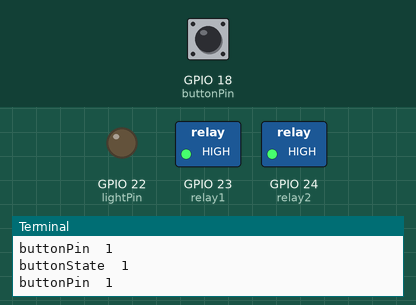
A program run on a simulated Raspberry Pi (BCM pin numbers). Parts: switched loads named in the program (green lamp = pin HIGH), output pins drawn as LEDs (lit = HIGH), the last lines printed to the terminal. The inputs (shaded band) are chosen by the test bench; at power-on: GPIO 18 (buttonPin) HIGH.

Above: at 1.2 s.
1.3 s: GPIO 18 (buttonPin) pulled LOW for 1 s
At 1.9 s:
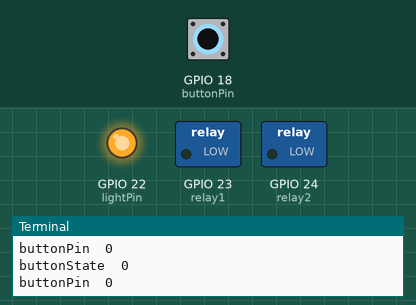
3.9 s: GPIO 18 (buttonPin) pulled LOW for 3.2 s
At 7.8 s:
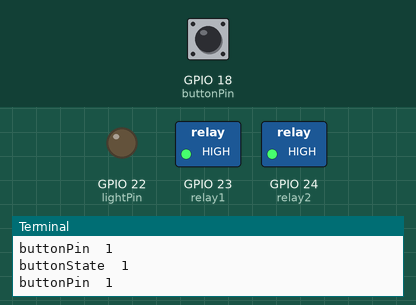
Timing chart, 0 to 9.3 s (numbered marks = the images above; inputs shaded):
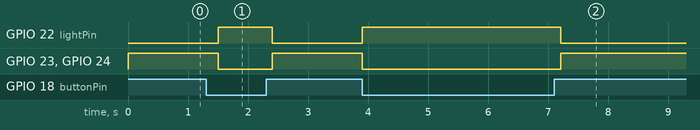

The program:

valve.py
```python
#valve.py
# U.S. Solid Motorized Ball Valve- 1/2” 15mm, Stainless Steel Ball Valve Manual Function, 2 Wire Auto Return
# USS-MSV00038 SKU:JFMSV00038
# Valve connected to one channel relay. One button on the breadboard. A single pres of the button opens the
# valve, and another press of the same button closes it. When the valve is in an open state, and power source
# is removed, it will automatically close itself.

import RPi.GPIO as GPIO
from time import sleep

GPIO.setmode(GPIO.BCM)

sleepTime = .1
buttonPin = 18
lightPin = 22
relay1 = 23
relay2 =24
buttonState = 0

GPIO.setup(lightPin, GPIO.OUT)
GPIO.setup(relay1, GPIO.OUT)
GPIO.setup(relay2, GPIO.OUT)

GPIO.setup(buttonPin, GPIO.IN, pull_up_down=GPIO.PUD_UP)

while True: # Run forever
    if GPIO.input(buttonPin) == 0:
        buttonState = 0
        GPIO.output(lightPin, 1)
        GPIO.output(relay1, 0)
        GPIO.output(relay2, 0)
    else:
        buttonState = 1
        GPIO.output(lightPin, 0)
        GPIO.output(relay1, 1)
        GPIO.output(relay2, 1)

    print("buttonState ", buttonState)
    print("buttonPin ", GPIO.input(buttonPin))
    sleep(.3)
```

Measured:
- after the input at 1.3 s, GPIO 22 (lightPin): LOW → HIGH after 0.20 s, → LOW 0.90 s later; GPIO 23 (relay1), GPIO 24 (relay2): HIGH → LOW after 0.20 s, → HIGH 0.90 s later
- after the input at 3.9 s, GPIO 22 (lightPin): LOW → HIGH at once, → LOW 3.3 s later; GPIO 23 (relay1), GPIO 24 (relay2): HIGH → LOW at once, → HIGH 3.3 s later
